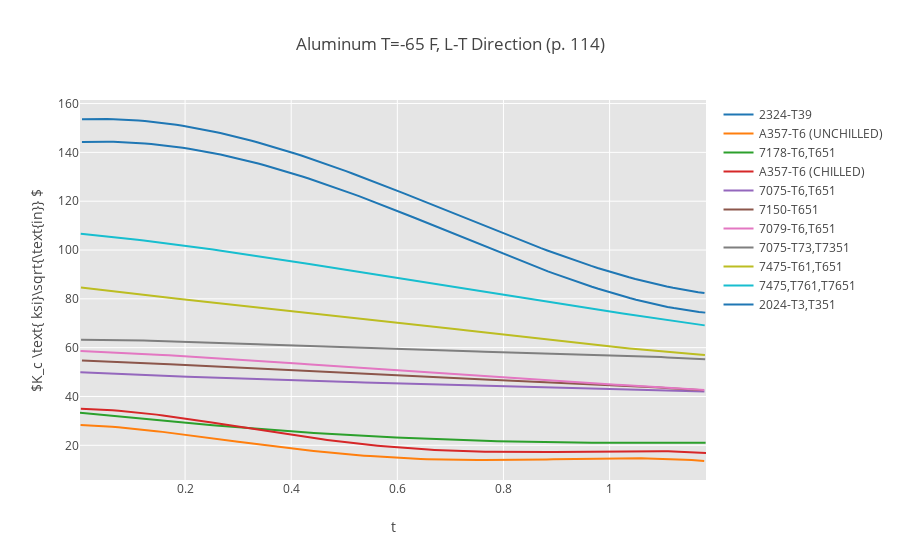

The notebook cell saved with this chart:
### Code cell
iplot(fig[1],validate=False)
